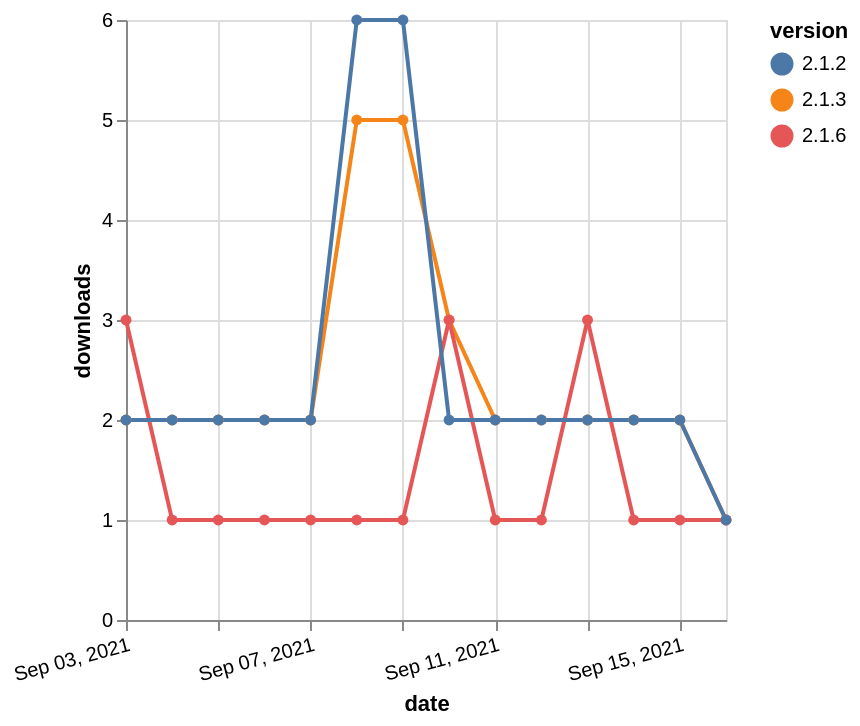

Source (Vega-Lite JSON):
### Vega-Lite specification from a JSON file in a GitHub repository (floating-point values rounded to 4 significant figures)
{"$schema": "https://vega.github.io/schema/vega-lite/v5.json", "description": "A simple bar chart with embedded data.", "data": {"values": [{"date": "2021-09-03", "total": 3872, "delta": 2, "version": "2.1.3"}, {"date": "2021-09-04", "total": 3874, "delta": 2, "version": "2.1.3"}, {"date": "2021-09-05", "total": 3876, "delta": 2, "version": "2.1.3"}, {"date": "2021-09-06", "total": 3878, "delta": 2, "version": "2.1.3"}, {"date": "2021-09-07", "total": 3880, "delta": 2, "version": "2.1.3"}, {"date": "2021-09-08", "total": 3885, "delta": 5, "version": "2.1.3"}, {"date": "2021-09-09", "total": 3890, "delta": 5, "version": "2.1.3"}, {"date": "2021-09-10", "total": 3893, "delta": 3, "version": "2.1.3"}, {"date": "2021-09-11", "total": 3895, "delta": 2, "version": "2.1.3"}, {"date": "2021-09-12", "total": 3897, "delta": 2, "version": "2.1.3"}, {"date": "2021-09-13", "total": 3899, "delta": 2, "version": "2.1.3"}, {"date": "2021-09-14", "total": 3901, "delta": 2, "version": "2.1.3"}, {"date": "2021-09-15", "total": 3903, "delta": 2, "version": "2.1.3"}, {"date": "2021-09-16", "total": 3904, "delta": 1, "version": "2.1.3"}, {"date": "2021-09-03", "total": 350, "delta": 3, "version": "2.1.6"}, {"date": "2021-09-04", "total": 351, "delta": 1, "version": "2.1.6"}, {"date": "2021-09-05", "total": 352, "delta": 1, "version": "2.1.6"}, {"date": "2021-09-06", "total": 353, "delta": 1, "version": "2.1.6"}, {"date": "2021-09-07", "total": 354, "delta": 1, "version": "2.1.6"}, {"date": "2021-09-08", "total": 355, "delta": 1, "version": "2.1.6"}, {"date": "2021-09-09", "total": 356, "delta": 1, "version": "2.1.6"}, {"date": "2021-09-10", "total": 359, "delta": 3, "version": "2.1.6"}, {"date": "2021-09-11", "total": 360, "delta": 1, "version": "2.1.6"}, {"date": "2021-09-12", "total": 361, "delta": 1, "version": "2.1.6"}, {"date": "2021-09-13", "total": 364, "delta": 3, "version": "2.1.6"}, {"date": "2021-09-14", "total": 365, "delta": 1, "version": "2.1.6"}, {"date": "2021-09-15", "total": 366, "delta": 1, "version": "2.1.6"}, {"date": "2021-09-16", "total": 367, "delta": 1, "version": "2.1.6"}, {"date": "2021-09-03", "total": 4581, "delta": 2, "version": "2.1.2"}, {"date": "2021-09-04", "total": 4583, "delta": 2, "version": "2.1.2"}, {"date": "2021-09-05", "total": 4585, "delta": 2, "version": "2.1.2"}, {"date": "2021-09-06", "total": 4587, "delta": 2, "version": "2.1.2"}, {"date": "2021-09-07", "total": 4589, "delta": 2, "version": "2.1.2"}, {"date": "2021-09-08", "total": 4595, "delta": 6, "version": "2.1.2"}, {"date": "2021-09-09", "total": 4601, "delta": 6, "version": "2.1.2"}, {"date": "2021-09-10", "total": 4603, "delta": 2, "version": "2.1.2"}, {"date": "2021-09-11", "total": 4605, "delta": 2, "version": "2.1.2"}, {"date": "2021-09-12", "total": 4607, "delta": 2, "version": "2.1.2"}, {"date": "2021-09-13", "total": 4609, "delta": 2, "version": "2.1.2"}, {"date": "2021-09-14", "total": 4611, "delta": 2, "version": "2.1.2"}, {"date": "2021-09-15", "total": 4613, "delta": 2, "version": "2.1.2"}, {"date": "2021-09-16", "total": 4614, "delta": 1, "version": "2.1.2"}]}, "width": "container", "mark": {"type": "line", "point": {"filled": true}}, "encoding": {"x": {"field": "date", "type": "temporal", "timeUnit": "yearmonthdate", "title": "date", "axis": {"labelAngle": -15}}, "y": {"field": "delta", "type": "quantitative", "title": "downloads"}, "color": {"field": "version", "type": "nominal"}, "tooltip": {"field": "delta"}}}
